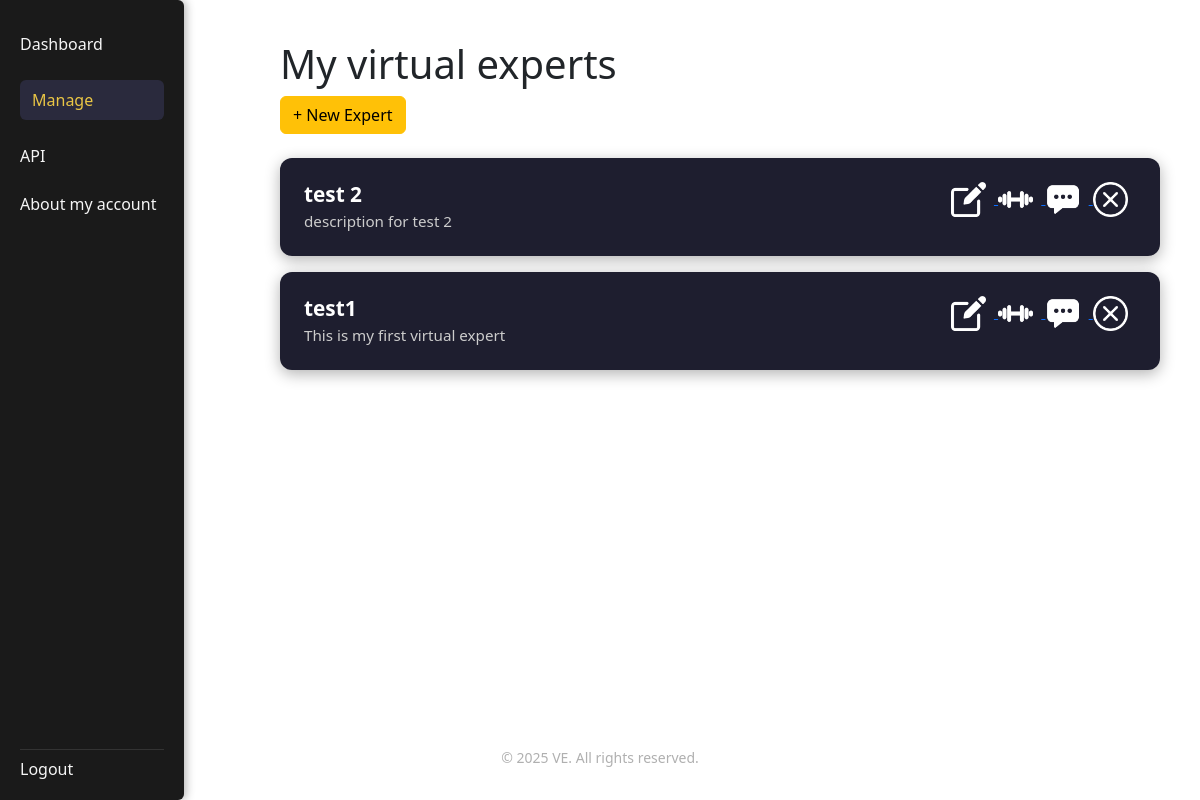
The app's page /experts/ (signed in), older data.
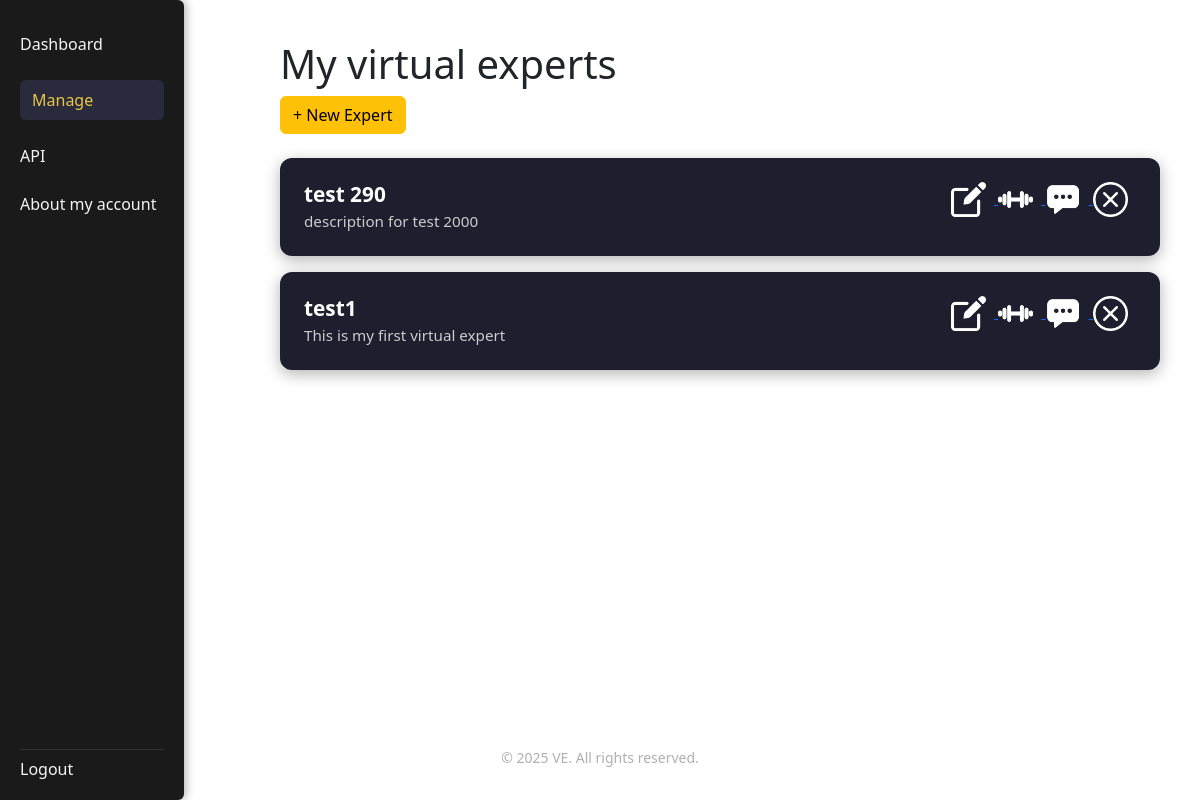
The same page, newer data.
### experts/models.py (models this page shows, shortened)
class Expert(models.Model):
    profile = models.ForeignKey(Profile, on_delete=models.CASCADE, related_name='experts')
    name = models.CharField(max_length=100)
    slug = models.SlugField(max_length=100, default='')
    description = models.TextField(blank=True)
    created_at = models.DateTimeField(auto_now_add=True)
    updated_at = models.DateTimeField(auto_now=True)
    class Meta:
        ordering = ['-created_at']
        verbose_name = 'Expert'
        verbose_name_plural = 'Experts'

### experts/views.py (the view)
# urls.py: path('', views.manage_virtual_experts, name='manage_virtual_experts'),
@login_required
@require_http_methods(["GET"])
def manage_virtual_experts(request):
    experts = Expert.objects.filter(profile__user=request.user)
    return render(request, 'experts/manage_virtual_experts.html', {'experts': experts})

### templates/experts/manage_virtual_experts.html (shortened to what this page needs)
{% extends 'base.html' %}
{% load static %}
{% block content %}
    <h1 class="title">My virtual experts</h1>
    <button class="btn btn-warning mb-4" data-bs-toggle="modal" data-bs-target="#createExpertModal">
        + New Expert
    </button>
    {% for ve in experts %}
        <div class="virtual-expert">
            <div class="virtual-expert-info">
                <h4>{{ ve.name }}</h4>
                <p class="description">{{ ve.description }}</p>
            </div>
            <div class="virtual-expert-actions">
                <a href="#" class="edit-expert-btn"
                    data-bs-toggle="modal"
                    data-bs-target="#editExpertModal"
                    data-slug="{{ ve.slug }}"
                    data-name="{{ ve.name }}"
                    data-description="{{ ve.description }}">
                    <img src="{% static 'icons/experts/edit.png' %}" alt="Edit" class="icon" />
                </a>
                <a href="">
                    <img src="{% static 'icons/experts/train.png' %}" alt="Train" class="icon" />
                </a>
                <a href="">
                    <img src="{% static 'icons/experts/chat.png' %}" alt="Chat" class="icon" />
                </a>
                <a href="" class="delete-expert" data-slug="{{ ve.slug }}">
                    <img src="{% static 'icons/experts/delete.png' %}" alt="Delete" class="icon" />
                </a>
            </div>
        </div>
    {% endfor %}
{% endblock %}

Row changes from the older to the newer data that the page shows:
changed Expert: name "test 2" → "test 290"; description "description for test 2" → "description for test 2000"
